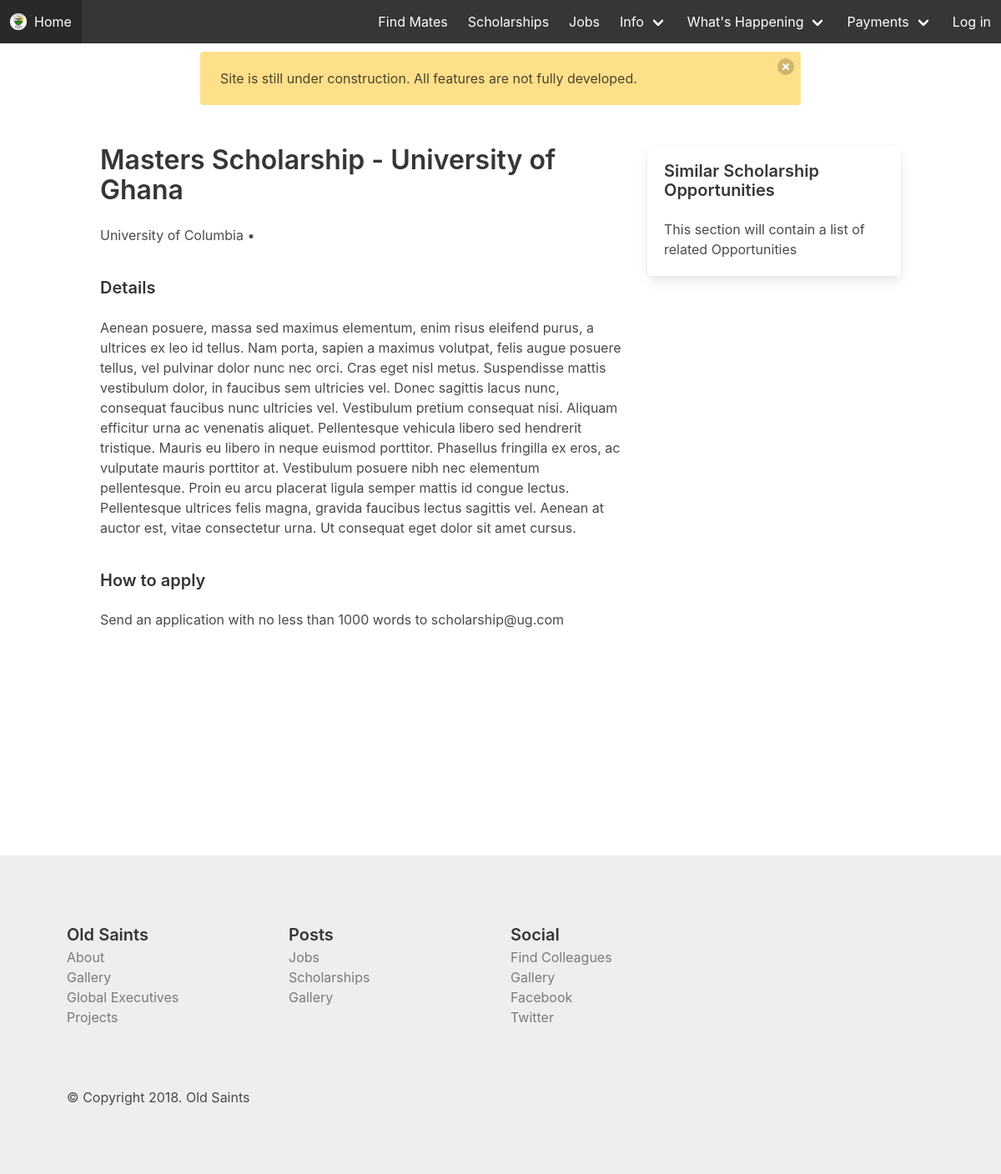
Screenshot of /scholarships/3/ with the database file from the repository.
### web/models.py (models this page shows, shortened)
class Scholarship(models.Model):
    posted_by = models.ForeignKey(Alumnum, related_name="scholarships", on_delete=models.CASCADE)
    title = models.CharField(max_length=70)
    school = models.CharField(max_length=70)
    description = models.TextField()
    posted_on = models.DateTimeField(auto_now_add=True)
    how_to_apply = models.CharField(max_length=70)

### web/views.py (the view)
# urls.py: url(r'^scholarships/(?P<scholarship_id>\d+)/$', views.scholarship_detail, name="scholarship_detail"),
def scholarship_detail(request, scholarship_id):
    scholarship = Scholarship.objects.get(pk=scholarship_id)
    context = {
        'scholarship': scholarship
    }
    return render(request, 'web/scholarship_detail.html', context)

### web/templates/web/scholarship_detail.html (shortened to what this page needs)
{% extends "web/base.html" %}
{% block content %}
    <div class="container" style="margin-top: 3em;">
        <div class="columns">
            <div class="column">
                    <p class="is-3 title">{{scholarship.title}}</p>
                    <p>{{scholarship.school}} &bull;</p>
                    <p class="is-5 title" style="margin-top: 2em;">Details</p>
                    <p>{{scholarship.description}}</p>
                    <p class="is-5 title" style="margin-top: 2em;">How to apply</p>
                    <p>{{scholarship.how_to_apply}}</p>
            </div>
            <div class="column is-one-third">
                <div class="box">
                    <p class="title is-5">Similar Scholarship Opportunities</p>
                    <p>This section will contain a list of related Opportunities</p>
                </div>
            </div>
        </div>
    </div>
{% endblock content %}

### rows the page displays
Scholarship: title "Masters Scholarship - University of Ghana", school "University of Columbia", description "Aenean posuere, massa sed maximus elementum, enim risus eleifend purus, a ultrices ex leo id tellus. Nam porta, sapien a maximus volutpat, felis augue posuere tellus, vel pulvinar dolor nunc nec orci. Cras eget nisl metus. Suspendisse mattis vestibulum dolor, in faucibus sem ultricies vel. Donec sagittis lacus nunc, consequat faucibus nunc ultricies vel. Vestibulum pretium consequat nisi. Aliquam efficitur urna ac venenatis aliquet. Pellentesque vehicula libero sed hendrerit tristique. Mauris eu libero in neque euismod porttitor. Phasellus fringilla ex eros, ac vulputate mauris porttitor at. Vestibulum posuere nibh nec elementum pellentesque. Proin eu arcu placerat ligula semper mattis id…", how_to_apply "Send an application with no less than 1000 words to scholarship@ug.com"
